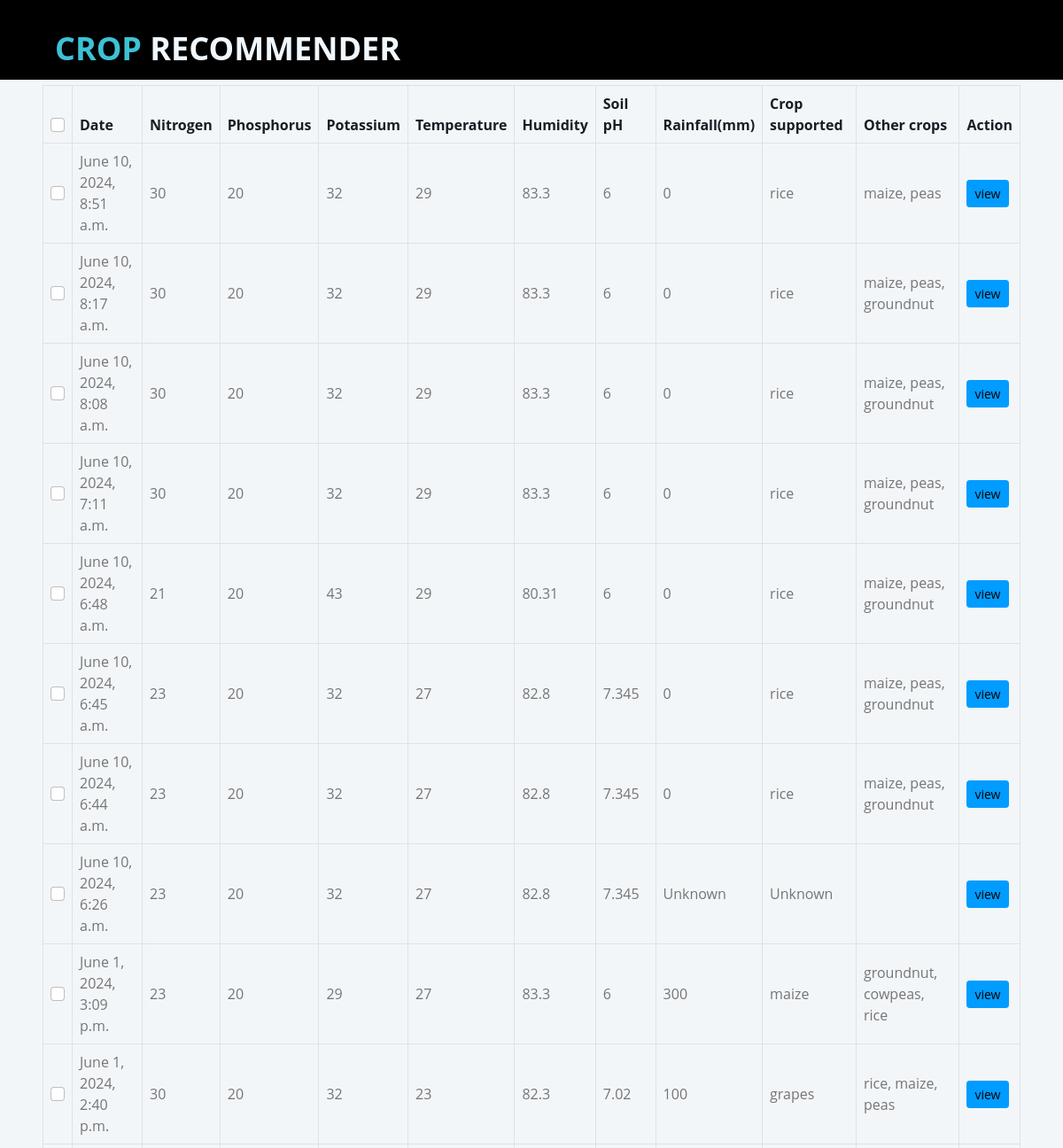
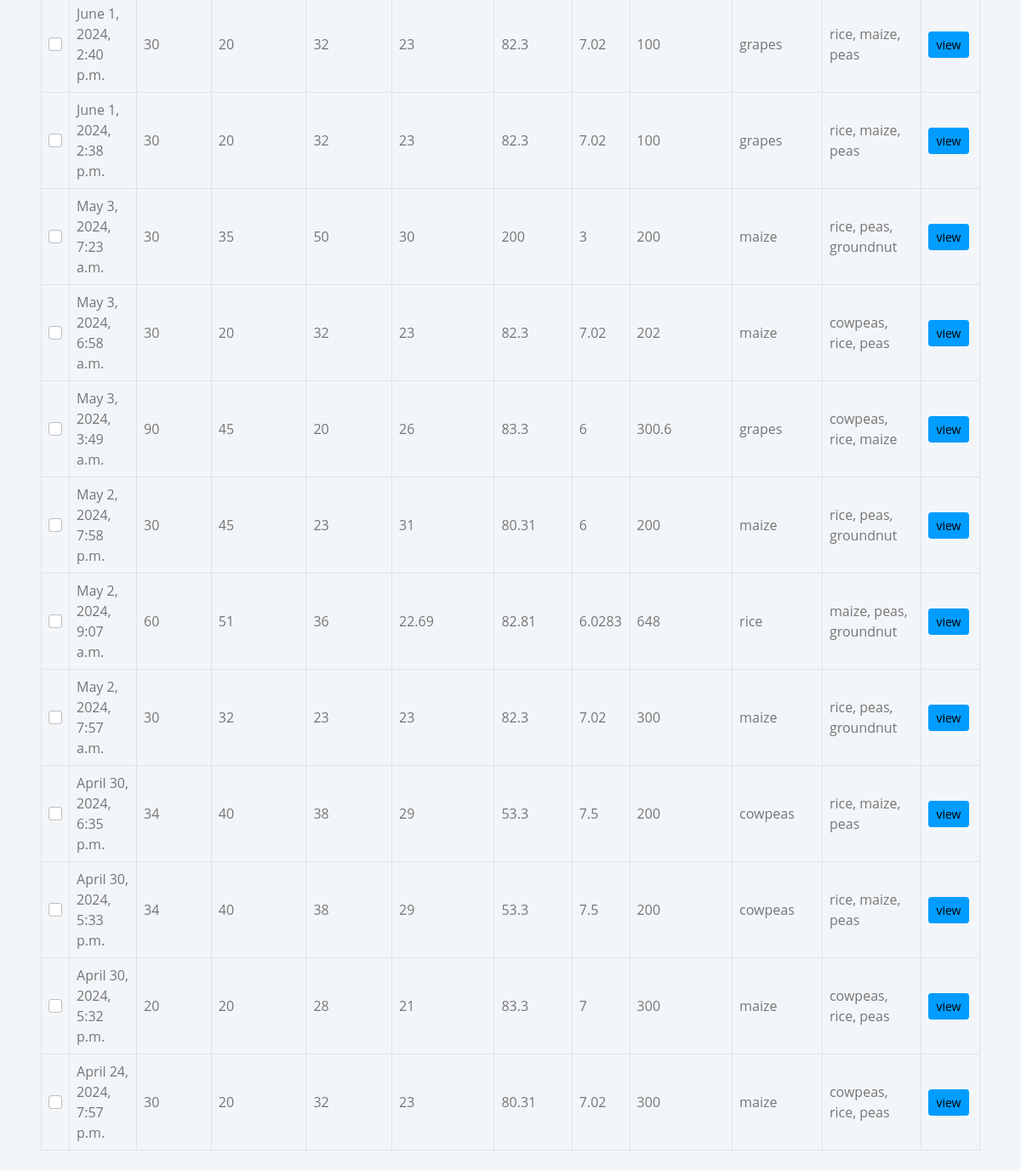
The app's page /results with its own data (2 pictures, top to bottom).
### myapp/models.py (models this page shows, shortened)
class Crop(models.Model):
    Taken_at = models.DateTimeField(auto_now_add=True)
    Nitrogen = models.PositiveIntegerField(null=True)
    Phosphorus = models.PositiveIntegerField(null=True)
    Potassium = models.PositiveIntegerField(null=True)
    Temperature = models.CharField(max_length=1000, null=True)
    Humidity = models.CharField(max_length=1000, null=True)
    Soil_pH = models.CharField(max_length=1000, null=True)
    Rainfall = models.CharField(max_length=1000, null=True)
    Crop_supported = models.CharField(max_length=1000, blank=True)
    Other = models.CharField(max_length=1000, blank=True)
    class Meta:
        ordering = ['-Taken_at']

### myapp/views.py (the view)
# urls.py: path('results', views.results, name='results'),
def results(request):
    predicted_crop = Crop.objects.all()
    context = {
        'predicted_crop': predicted_crop
    }
    return render(request, 'results.html', context)

### templates/results.html (shortened to what this page needs)
{% load static %}
<!DOCTYPE html>
<html>
<head>
    <link href="{% static 'css/index.css' %}" rel="stylesheet"/>
       <link href="https://cdnjs.cloudflare.com/ajax/libs/font-awesome/5.10.0/css/all.min.css" rel="stylesheet">
       <link href="https://cdn.jsdelivr.net/npm/bootstrap-icons@1.4.1/font/bootstrap-icons.css" rel="stylesheet">
       <link href="{% static 'lib/owlcarousel/assets/owl.carousel.min.css' %}" rel="stylesheet">
       <link href="{% static 'lib/tempusdominus/css/tempusdominus-bootstrap-4.min.css' %}" rel="stylesheet" />
       <link href="{% static 'assets/css/bootstrap.min.css' %}" rel="stylesheet">
       <link href="{% static 'assets/css/index.css' %}" rel="stylesheet">
</head>
<body>
  <header id="header" class="fixed-top d-flex align-items-center" style="background-color: black;">
    <div class="container d-flex justify-content-between">
      <div class="logo" style="padding-top:20px;padding-left: 20px ;">
        <h1><a href="{% url 'index' %}" style="color: aliceblue;"><span>CROP</span> RECOMMENDER</a></h1>
      </div>
    </div>
  </header>
    <div class="container-fluid pt-4 px-4">
        <div class="bg-light text-center rounded p-4">
            <div class="d-flex align-items-center justify-content-between mb-4">
                <h6 class="mb-0">Recent Crop recommendations</h6>
                <a href="">Show All</a>
            </div>
            <div class="table-responsive">
                <table class="table text-start align-middle table-bordered table-hover mb-0">
                    <thead>
                        <tr class="text-dark" style="color: black; ">
                            <th scope="col"><input class="form-check-input" type="checkbox"></th>
                            <th scope="col">Date</th>
                            <th scope="col">Nitrogen</th>
                            <th scope="col">Phosphorus</th>
                            <th scope="col">Potassium</th>
                            <th scope="col">Temperature</th>
                            <th scope="col">Humidity</th>
                            <th scope="col">Soil pH</th>
                            <th scope="col">Rainfall(mm)</th>
                            <th scope="col">Crop supported</th>
                            <th scope="col">Other crops</th>
                            <th scope="col">Action</th>
                        </tr>
                    </thead>
                    <tbody>
                        {% for data in predicted_crop %}
                        <tr>
                            <td><input class="form-check-input" type="checkbox"></td>
                            <td>{{ data.Taken_at}}</td>
                            <td>{{data.Nitrogen}}</td>
                            <td>{{data.Phosphorus}}</td>
                            <td>{{data.Potassium}}</td>
                            <td>{{data.Temperature}}</td>
                            <td>{{data.Humidity}}</td>
                            <td>{{data.Soil_pH}}</td>
                            <td>{{data.Rainfall}}</td>
                            <td>{{data.Crop_supported}}</td>
                            <td>{{data.Other}}</td>
                            <td><a class="btn btn-sm btn-primary" href="">view</a></td>
                        </tr>
                        {% endfor %}
                    </tbody>
                </table>
            </div>
        </div>
    </div>
</body>

### static/assets/css/index.css (style rules this page uses)
body { font-family: "Open Sans", sans-serif; color: #444444; width: 100%; height: 100%; margin: 0; }
#header { height: 90px; transition: all 0.5s; z-index: 997; transition: all 0.5s; background: black; }
#header .logo h1 { font-size: 36px; margin: 0; padding-top: 30; line-height: 1; font-weight: bold; }
#header .logo h1 span { color: #3ec1d5; }
#header .logo h1 a, #header .logo h1 a:hover { color: #0000; text-decoration: none; }
body { font-family: "Open Sans", sans-serif; color: #444444; }
a { color: #47b2e4; text-decoration: none; }

### records on screen
Crop: Taken_at "June 10, 2024, 8:51 a.m.", Nitrogen "30", Phosphorus "20", Potassium "32", Temperature "29", Humidity "83.3", Soil_pH "6", Rainfall "0", Crop_supported "rice", Other "maize, peas"
Crop: Taken_at "June 10, 2024, 8:17 a.m.", Nitrogen "30", Phosphorus "20", Potassium "32", Temperature "29", Humidity "83.3", Soil_pH "6", Rainfall "0", Crop_supported "rice", Other "maize, peas, groundnut"
Crop: Taken_at "June 10, 2024, 8:08 a.m.", Nitrogen "30", Phosphorus "20", Potassium "32", Temperature "29", Humidity "83.3", Soil_pH "6", Rainfall "0", Crop_supported "rice", Other "maize, peas, groundnut"
Crop: Taken_at "June 10, 2024, 7:11 a.m.", Nitrogen "30", Phosphorus "20", Potassium "32", Temperature "29", Humidity "83.3", Soil_pH "6", Rainfall "0", Crop_supported "rice", Other "maize, peas, groundnut"
Crop: Taken_at "June 10, 2024, 6:48 a.m.", Nitrogen "21", Phosphorus "20", Potassium "43", Temperature "29", Humidity "80.31", Soil_pH "6", Rainfall "0", Crop_supported "rice", Other "maize, peas, groundnut"
Crop: Taken_at "June 10, 2024, 6:45 a.m.", Nitrogen "23", Phosphorus "20", Potassium "32", Temperature "27", Humidity "82.8", Soil_pH "7.345", Rainfall "0", Crop_supported "rice", Other "maize, peas, groundnut"
Crop: Taken_at "June 10, 2024, 6:44 a.m.", Nitrogen "23", Phosphorus "20", Potassium "32", Temperature "27", Humidity "82.8", Soil_pH "7.345", Rainfall "0", Crop_supported "rice", Other "maize, peas, groundnut"
Crop: Taken_at "June 10, 2024, 6:26 a.m.", Nitrogen "23", Phosphorus "20", Potassium "32", Temperature "27", Humidity "82.8", Soil_pH "7.345", Rainfall "Unknown", Crop_supported "Unknown"
Crop: Taken_at "June 1, 2024, 3:09 p.m.", Nitrogen "23", Phosphorus "20", Potassium "29", Temperature "27", Humidity "83.3", Soil_pH "6", Rainfall "300", Crop_supported "maize", Other "groundnut, cowpeas, rice"
Crop: Taken_at "June 1, 2024, 2:40 p.m.", Nitrogen "30", Phosphorus "20", Potassium "32", Temperature "23", Humidity "82.3", Soil_pH "7.02", Rainfall "100", Crop_supported "grapes", Other "rice, maize, peas"
Crop: Taken_at "June 1, 2024, 2:40 p.m.", Nitrogen "30", Phosphorus "20", Potassium "32", Temperature "23", Humidity "82.3", Soil_pH "7.02", Rainfall "100", Crop_supported "grapes", Other "rice, maize, peas"
Crop: Taken_at "June 1, 2024, 2:38 p.m.", Nitrogen "30", Phosphorus "20", Potassium "32", Temperature "23", Humidity "82.3", Soil_pH "7.02", Rainfall "100", Crop_supported "grapes", Other "rice, maize, peas"
Crop: Taken_at "May 3, 2024, 7:23 a.m.", Nitrogen "30", Phosphorus "35", Potassium "50", Temperature "30", Humidity "200", Soil_pH "3", Rainfall "200", Crop_supported "maize", Other "rice, peas, groundnut"
Crop: Taken_at "May 3, 2024, 6:58 a.m.", Nitrogen "30", Phosphorus "20", Potassium "32", Temperature "23", Humidity "82.3", Soil_pH "7.02", Rainfall "202", Crop_supported "maize", Other "cowpeas, rice, peas"
Crop: Taken_at "May 3, 2024, 3:49 a.m.", Nitrogen "90", Phosphorus "45", Potassium "20", Temperature "26", Humidity "83.3", Soil_pH "6", Rainfall "300.6", Crop_supported "grapes", Other "cowpeas, rice, maize"
Crop: Taken_at "May 2, 2024, 7:58 p.m.", Nitrogen "30", Phosphorus "45", Potassium "23", Temperature "31", Humidity "80.31", Soil_pH "6", Rainfall "200", Crop_supported "maize", Other "rice, peas, groundnut"
Crop: Taken_at "May 2, 2024, 9:07 a.m.", Nitrogen "60", Phosphorus "51", Potassium "36", Temperature "22.69", Humidity "82.81", Soil_pH "6.0283", Rainfall "648", Crop_supported "rice", Other "maize, peas, groundnut"
Crop: Taken_at "May 2, 2024, 7:57 a.m.", Nitrogen "30", Phosphorus "32", Potassium "23", Temperature "23", Humidity "82.3", Soil_pH "7.02", Rainfall "300", Crop_supported "maize", Other "rice, peas, groundnut"
Crop: Taken_at "April 30, 2024, 6:35 p.m.", Nitrogen "34", Phosphorus "40", Potassium "38", Temperature "29", Humidity "53.3", Soil_pH "7.5", Rainfall "200", Crop_supported "cowpeas", Other "rice, maize, peas"
Crop: Taken_at "April 30, 2024, 5:33 p.m.", Nitrogen "34", Phosphorus "40", Potassium "38", Temperature "29", Humidity "53.3", Soil_pH "7.5", Rainfall "200", Crop_supported "cowpeas", Other "rice, maize, peas"
Crop: Taken_at "April 30, 2024, 5:32 p.m.", Nitrogen "20", Phosphorus "20", Potassium "28", Temperature "21", Humidity "83.3", Soil_pH "7", Rainfall "300", Crop_supported "maize", Other "cowpeas, rice, peas"
Crop: Taken_at "April 24, 2024, 7:57 p.m.", Nitrogen "30", Phosphorus "20", Potassium "32", Temperature "23", Humidity "80.31", Soil_pH "7.02", Rainfall "300", Crop_supported "maize", Other "cowpeas, rice, peas"
